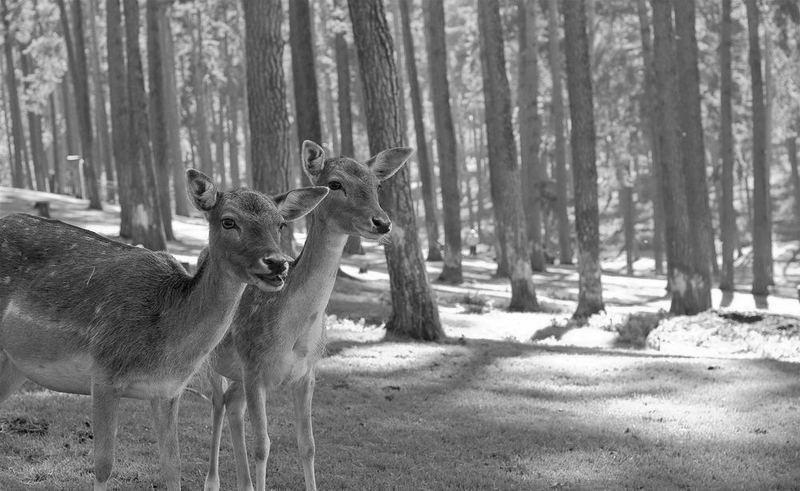
#> input picture JPEG Encryptor/deers.jpg, 800 x 491 px, found by its file name
$ python DCT.py   (older library calls are emulated)
#> lines starting #> are read from the running program, lines starting #| are printed output that depends on the picture
from cmath import pi
import math
import cv2
import matplotlib.pyplot as plt
import pandas as pd
from numpy.linalg import inv
import numpy as np
from skimage.metrics import structural_similarity as compare_ssim


class DCT:

    # [15 lines left out: function normal1D, not called in this run]

    def getDCTBitcount(dct):
        max = np.amax(dct)
        return int(math.log2(max)) + 1

    def int1D(N, precision):
        a0 = 1 / math.sqrt(N)
        a1 = math.sqrt(2/N)

        result = np.zeros((N, N), dtype=int)

        for u in range(0, N):
            for n in range(0, N):
                coef = a1
                if u == 0:
                    coef = a0

                result[u, n] = int(
                    (2**precision) * coef * np.cos((2*n + 1) * u * pi / (2 * N)))

        return result

    def convertImage(image, dct, precision=None):
        if (precision):
            return (np.matmul(np.matmul(dct, image).astype(int) / 2**(precision), np.transpose(dct)).astype(int) / 2**(precision))
        return np.matmul(np.matmul(dct, image), np.transpose(dct))

    def remakeImageImage(image, dct, precision=None):
        if (precision):
            return (np.matmul(np.matmul(np.transpose(dct).astype(int) / 2**(precision), image), dct).astype(int) / 2**(precision))
        return np.matmul(np.matmul(np.transpose(dct), image), dct)

    def removeSmallBits(chunk):
        chunk[abs(chunk) < 100] = 0
        return chunk


class ImageReader:

    def getImage(path, N):
        # Read Images
#> called with N = 8
        img = cv2.imread(path)
#> img is the input picture: shape (491, 800, 3); min 0, max 255, mean 125.7
        gray = cv2.cvtColor(img, cv2.COLOR_RGB2GRAY)

        maxSize = tuple([x - (x % N) for x in gray.shape])
#> maxSize = (488, 800)
        maxSize = tuple(reversed(maxSize))
#> maxSize = (800, 488)
        return cv2.resize(gray, maxSize)

    def displayImage(image):
        cv2.imshow("Gray", image)
        cv2.waitKey(0)
        cv2.destroyAllWindows()

    def chopUpImage(image, N):
#> called with N = 8
        result = []
        size = image.shape
#> size = (488, 800)

        for i in range(0, size[0], N):
            for j in range(0, size[1], N):
                result.append((image[i:i+N, j:j+N]).astype(int) - 128)
#> after the loop, result = 6100 items

        return {
            "pieces": result,
            "size": size
        }

    def reconstructImage(pieces, N):
        length = pieces['size'][0]
        width = pieces['size'][1]

        result = np.ndarray(shape=(length, width), dtype=np.uint8)

        index = 0
        for i in range(0, length, N):
            for j in range(0, width, N):
                # print((pieces['pieces'][index] + 128))
                result[i:i+N, j:j+N] = (pieces['pieces'][index] + 128)
                # print(result[i:i+N, j:j+N], i, j)
                index += 1

        return result
    SampleChunk = [[26, -5, -5, -5, -5, -5, -5, 8],
                   [64, 52, 8, 26, 26, 26, 8, -18],
                   [126, 70, 26, 26, 52, 26, -5, -5],
                   [111, 52, 8, 52, 52, 38, -5, -5],
                   [52, 26, 8, 39, 38, 21, 8, 8],
                   [0, 8, -5, 8, 26, 52, 70, 26],
                   [-5, -23, -18, 21, 8, 8, 52, 38],
                   [-18, 8, -5, -5, -5, 8, 26, 8]]

    SampleChunk2 = [
        [166, 166, 55, 55, 55, 49, 134, 99],
        [23, 255, 255, 55, 255, 80, 31, 23],
        [166, 37, 0, 55, 23, 80, 55, 99],
        [55, 0, 0, 43, 23, 49, 134, 99],
        [255, 0, 17, 55, 65, 98, 255, 55],
        [166, 166, 255, 75, 23, 49, 134, 0],
        [13, 55, 23, 55, 80, 49, 43, 99],
        [205, 10, 55, 55, 23, 21, 49, 255],
    ]

    ImageSetPaths = [
        "Image Test Sets\\artificial.pgm",
        "Image Test Sets\\big_building.pgm",
        "Image Test Sets\\big_tree.pgm",
        "Image Test Sets\\bridge.pgm",
        "Image Test Sets\cathedral.pgm",
        "Image Test Sets\deer.pgm",
        "Image Test Sets\\fireworks.pgm",
        "Image Test Sets\\flower_foveon.pgm",
        "Image Test Sets\hdr.pgm",
        "Image Test Sets\leaves_iso_200.pgm",
        "Image Test Sets\leaves_iso_1600.pgm",
        "Image Test Sets\\nightshot_iso_100.pgm",
        "Image Test Sets\\nightshot_iso_1600.pgm",
        "Image Test Sets\spider_web.pgm",
        "Image Test Sets\zone_plate.pgm",
    ]

    TestImage = "Fourth-Year-Project\JPEG Encryptor\deers.jpg"


# [13 lines of commented-out code are left out]

precision = 9
N = 8

image = ImageReader.getImage(ImageReader.TestImage, N)
chopped = ImageReader.chopUpImage(image, N)
#> chopped = 2 items

dctLossy = DCT.int1D(N, precision)

print(dctLossy)
#| [[ 181  181  181  181  181  181  181  181]
#|  [ 251  212  142   49  -49 -142 -212 -251]
#|  [ 236   97  -97 -236 -236  -97   97  236]
#|  [ 212  -49 -251 -142  142  251   49 -212]
#|  [ 181 -181 -181  181  181 -181 -181  181]
#|  [ 142 -251   49  212 -212  -49  251 -142]
#|  [  97 -236  236  -97  -97  236 -236   97]
#|  [  49 -142  212 -251  251 -212  142  -49]]

# print(DCT.convertImage(
#     chopped['pieces'][0], dctLossy, precision))

# print(DCT.removeSmallBits(DCT.convertImage(
#     chopped['pieces'][0], dctLossy, precision)))
total = 0
for i in range(0, len(chopped['pieces'])):
    chopped['pieces'][i] = DCT.convertImage(
        chopped['pieces'][i], dctLossy, precision)
    temp = np.sum(chopped['pieces'][i] == 0)
    chopped['pieces'][i] = DCT.removeSmallBits(chopped['pieces'][i])
    print(np.sum(chopped['pieces'][i] == 0))
    total += np.sum(chopped['pieces'][i] == 0)
    total -= temp
    chopped['pieces'][i] = DCT.remakeImageImage(
        chopped['pieces'][i], dctLossy, precision)
#> this loop made 6100 passes
#> (temp, total) on passes 1 to 3: (1, 62), (0, 124), (0, 186)
#| 63
#| 62
#| 62
#| 63
#| 61
#| 63
#| 62
#| 61
#> (further printed lines are left out)
#> after the loop, total = 381775
print(total / (N*N*len(chopped['pieces'])))
print(total)
reconstructed = ImageReader.reconstructImage(chopped, N)
#> in reconstructImage, `length = pieces['size'][0]`: length = 488
#> in reconstructImage, `width = pieces['size'][1]`: width = 800
#> in reconstructImage, `result = np.ndarray(shape=(length, width), dtype=np.uint8)`: result: shape (488, 800); every value is 0
#> after the loop in reconstructImage, `for i in range(0, length, N):`:
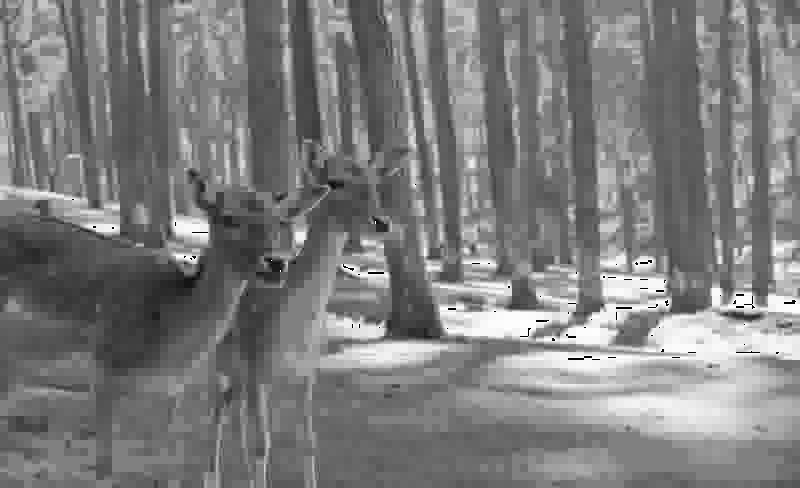
#> result: shape (488, 800); min 0, max 255, mean 125
#> after the loop in reconstructImage, `for i in range(0, length, N):`: index = 6100

ImageReader.displayImage(reconstructed)


# [56 lines left out: functions testImageSets, graphResults, not called in this run]


# graphResults()
